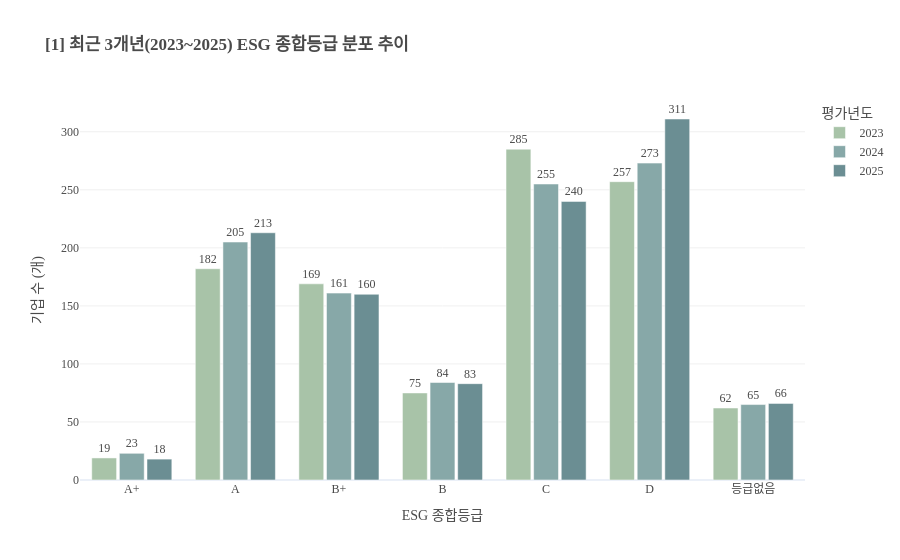

Notebook source saved alongside this figure:
### Markdown cell above
##### 3-2. 최근 3개년(2023~2025) ESG 종합등급 분포 추이

### Code cell
import pandas as pd
import plotly.express as px
import plotly.graph_objects as go

# 데이터 로드
df = pd.read_csv('/Users/lusia/Personal/13. DA Bootcamp/04. Project/2. ESG/01_데이터셋/KCGS_평가등급_2021-2025_Long.csv')

# 2. 등급 정렬 순서 정의 (S부터 등급없음까지)
grade_order = ['S', 'A+', 'A', 'B+', 'B', 'C', 'D', '등급없음']

# 3. 2023~2025년 데이터 필터링 및 집계
df_3years = df[df['평가년도'].isin([2023, 2024, 2025])].copy()

# 연도 컬럼을 문자열로 변환하여 범주형(Discrete) 색상 적용
df_3years['평가년도'] = df_3years['평가년도'].astype(str)

esg_counts = df_3years.groupby(['평가년도', 'ESG등급']).size().reset_index(name='기업수')

# 4. 차트 생성 (barmode='group'으로 세로 나란히 배치)
fig = px.bar(
    esg_counts,
    x='ESG등급',
    y='기업수',
    color='평가년도',
    barmode='group',  # 세로 나란히 세우기 (Non-stacked)
    category_orders={'ESG등급': grade_order},
    title='<b>[1] 최근 3개년(2023~2025) ESG 종합등급 분포 추이</b>',
    labels={'기업수': '기업 수 (개)', 'ESG등급': 'ESG 종합등급', '평가년도': '연도'},
    # 소프트하고 채도가 낮은 파스텔/뮤트 컬러 팔레트 직접 지정
    color_discrete_map={
        '2023': '#A8C3A8',  # 차분한 세이지 그린
        '2024': '#87A8A8',  # Muted 블루그린
        '2025': '#6B8E93'   # Muted 딥 블루그린
    }
)

# 5. 레이아웃 세부 설정 (텍스트 및 배경)
fig.update_traces(
    texttemplate='%{y}',           # 막대 위에 기업 수 숫 표시
    textposition='outside'         # 막대 바깥 상단 표기
)

fig.update_layout(
    font_family='Apple SD Gothic Neo',
    template='plotly_white',
    legend_title_text='평가년도',
    font=dict(color='#4A4A4A'),    # 텍스트 컬러를 눈이 편한 차콜색으로 설정
    yaxis=dict(showgrid=True, gridcolor='#F0F0F0'), # 가로 격자선 연하게
    bargap=0.2,                   # 등급 간 간격
    bargroupgap=0.1               # 연도별 막대 간 간격
)

fig.show()

### Figure 1 — Plotly figure (JSON) as saved in the notebook; plotly's stock layout.template omitted (floating-point values rounded to 4 significant figures)
{"data": [{"alignmentgroup": "True", "hovertemplate": "연도=2023<br>ESG 종합등급=%{x}<br>기업 수 (개)=%{y}<extra></extra>", "legendgroup": "2023", "marker": {"color": "#A8C3A8", "pattern": {"shape": ""}}, "name": "2023", "offsetgroup": "2023", "orientation": "v", "showlegend": true, "textposition": "outside", "texttemplate": "%{y}", "type": "bar", "x": ["A", "A+", "B", "B+", "C", "D", "등급없음"], "xaxis": "x", "y": [182, 19, 75, 169, 285, 257, 62], "yaxis": "y"}, {"alignmentgroup": "True", "hovertemplate": "연도=2024<br>ESG 종합등급=%{x}<br>기업 수 (개)=%{y}<extra></extra>", "legendgroup": "2024", "marker": {"color": "#87A8A8", "pattern": {"shape": ""}}, "name": "2024", "offsetgroup": "2024", "orientation": "v", "showlegend": true, "textposition": "outside", "texttemplate": "%{y}", "type": "bar", "x": ["A", "A+", "B", "B+", "C", "D", "등급없음"], "xaxis": "x", "y": [205, 23, 84, 161, 255, 273, 65], "yaxis": "y"}, {"alignmentgroup": "True", "hovertemplate": "연도=2025<br>ESG 종합등급=%{x}<br>기업 수 (개)=%{y}<extra></extra>", "legendgroup": "2025", "marker": {"color": "#6B8E93", "pattern": {"shape": ""}}, "name": "2025", "offsetgroup": "2025", "orientation": "v", "showlegend": true, "textposition": "outside", "texttemplate": "%{y}", "type": "bar", "x": ["A", "A+", "B", "B+", "C", "D", "등급없음"], "xaxis": "x", "y": [213, 18, 83, 160, 240, 311, 66], "yaxis": "y"}], "layout": {"bargap": 0.2, "bargroupgap": 0.1, "barmode": "group", "font": {"color": "#4A4A4A", "family": "Apple SD Gothic Neo"}, "legend": {"title": {"text": "평가년도"}, "tracegroupgap": 0}, "title": {"text": "<b>[1] 최근 3개년(2023~2025) ESG 종합등급 분포 추이</b>"}, "xaxis": {"anchor": "y", "categoryarray": ["S", "A+", "A", "B+", "B", "C", "D", "등급없음"], "categoryorder": "array", "domain": [0, 1], "title": {"text": "ESG 종합등급"}}, "yaxis": {"anchor": "x", "domain": [0, 1], "gridcolor": "#F0F0F0", "showgrid": true, "title": {"text": "기업 수 (개)"}}}}
